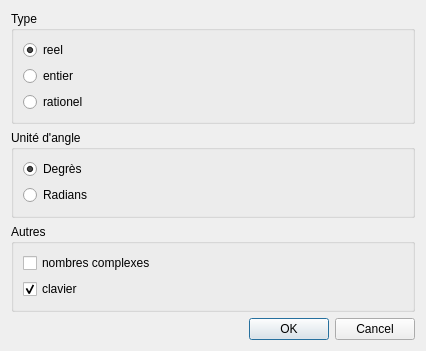
<?xml version="1.0" encoding="UTF-8"?>
<ui version="4.0">
 <class>OptionDialog</class>
 <widget class="QDialog" name="OptionDialog">
  <property name="geometry">
   <rect>
    <x>0</x>
    <y>0</y>
    <width>426</width>
    <height>351</height>
   </rect>
  </property>
  <property name="windowTitle">
   <string>Dialog</string>
  </property>
  <layout class="QVBoxLayout" name="verticalLayout">
   <item>
    <widget class="QGroupBox" name="groupBox">
     <property name="title">
      <string>Type</string>
     </property>
     <layout class="QGridLayout" name="gridLayout">
      <item row="1" column="0">
       <widget class="QRadioButton" name="rb_entier">
        <property name="text">
         <string>entier</string>
        </property>
        <property name="checked">
         <bool>false</bool>
        </property>
       </widget>
      </item>
      <item row="3" column="0">
       <widget class="QRadioButton" name="rb_rationnel">
        <property name="text">
         <string>rationel</string>
        </property>
        <property name="checked">
         <bool>false</bool>
        </property>
       </widget>
      </item>
      <item row="0" column="0">
       <widget class="QRadioButton" name="rb_reel">
        <property name="text">
         <string>reel</string>
        </property>
        <property name="checked">
         <bool>true</bool>
        </property>
       </widget>
      </item>
     </layout>
    </widget>
   </item>
   <item>
    <widget class="QGroupBox" name="groupBox_2">
     <property name="title">
      <string>Unité d'angle</string>
     </property>
     <layout class="QGridLayout" name="gridLayout_2">
      <item row="0" column="0">
       <widget class="QRadioButton" name="rb_degres">
        <property name="text">
         <string>Degrès</string>
        </property>
        <property name="checked">
         <bool>true</bool>
        </property>
       </widget>
      </item>
      <item row="1" column="0">
       <widget class="QRadioButton" name="rb_radians">
        <property name="text">
         <string>Radians</string>
        </property>
       </widget>
      </item>
     </layout>
    </widget>
   </item>
   <item>
    <widget class="QGroupBox" name="groupBox_3">
     <property name="title">
      <string>Autres</string>
     </property>
     <layout class="QGridLayout" name="gridLayout_3">
      <item row="0" column="0">
       <widget class="QCheckBox" name="cb_complex">
        <property name="text">
         <string>nombres complexes</string>
        </property>
       </widget>
      </item>
      <item row="1" column="0">
       <widget class="QCheckBox" name="cb_clavier">
        <property name="text">
         <string>clavier</string>
        </property>
        <property name="checked">
         <bool>true</bool>
        </property>
       </widget>
      </item>
     </layout>
    </widget>
   </item>
   <item>
    <widget class="QDialogButtonBox" name="buttonBox">
     <property name="orientation">
      <enum>Qt::Horizontal</enum>
     </property>
     <property name="standardButtons">
      <set>QDialogButtonBox::Cancel|QDialogButtonBox::Ok</set>
     </property>
    </widget>
   </item>
  </layout>
  <zorder>buttonBox</zorder>
  <zorder>groupBox</zorder>
  <zorder>groupBox_2</zorder>
  <zorder>groupBox_3</zorder>
 </widget>
 <resources/>
 <connections>
  <connection>
   <sender>buttonBox</sender>
   <signal>accepted()</signal>
   <receiver>OptionDialog</receiver>
   <slot>accept()</slot>
   <hints>
    <hint type="sourcelabel">
     <x>248</x>
     <y>254</y>
    </hint>
    <hint type="destinationlabel">
     <x>157</x>
     <y>274</y>
    </hint>
   </hints>
  </connection>
  <connection>
   <sender>buttonBox</sender>
   <signal>rejected()</signal>
   <receiver>OptionDialog</receiver>
   <slot>reject()</slot>
   <hints>
    <hint type="sourcelabel">
     <x>316</x>
     <y>260</y>
    </hint>
    <hint type="destinationlabel">
     <x>286</x>
     <y>274</y>
    </hint>
   </hints>
  </connection>
 </connections>
</ui>
